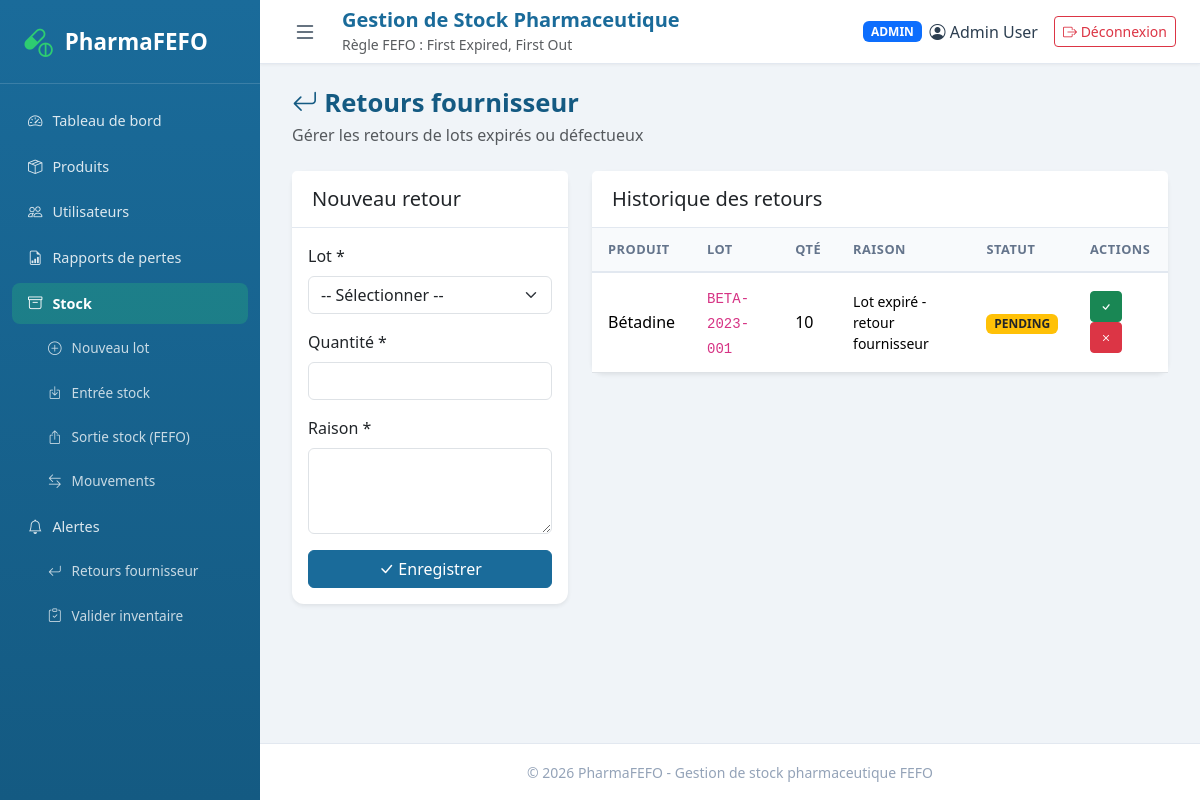
The app's page /index.php?route=stock/returns (signed in) with its own data.
### tables this page shows
CREATE TABLE returns (
    id INT AUTO_INCREMENT PRIMARY KEY,
    batch_id INT NOT NULL,
    quantity INT NOT NULL,
    reason TEXT NOT NULL,
    status ENUM('PENDING', 'APPROVED', 'REJECTED') NOT NULL DEFAULT 'PENDING',
    created_at TIMESTAMP DEFAULT CURRENT_TIMESTAMP,
    FOREIGN KEY (batch_id) REFERENCES stock_batches(id) ON DELETE CASCADE
);

CREATE TABLE products (
    id INT AUTO_INCREMENT PRIMARY KEY,
    name VARCHAR(200) NOT NULL,
    description TEXT,
    category VARCHAR(100) DEFAULT 'General',
    unit VARCHAR(50) DEFAULT 'unité',
    created_at TIMESTAMP DEFAULT CURRENT_TIMESTAMP
);

CREATE TABLE stock_batches (
    id INT AUTO_INCREMENT PRIMARY KEY,
    product_id INT NOT NULL,
    batch_number VARCHAR(100) NOT NULL,
    quantity INT NOT NULL DEFAULT 0,
    expiry_date DATE NOT NULL,
    status ENUM('ACTIVE', 'EXPIRED', 'DEPLETED') NOT NULL DEFAULT 'ACTIVE',
    created_at TIMESTAMP DEFAULT CURRENT_TIMESTAMP,
    FOREIGN KEY (product_id) REFERENCES products(id) ON DELETE CASCADE,
    INDEX idx_product_expiry (product_id, expiry_date),
    INDEX idx_expiry (expiry_date)
);

### src/helpers.php (called while the page is built, shortened)
<?php
function view(string $template, array $data = []): void
{
  extract($data);
  require __DIR__ . '/../templates/layout/header.php';
  require __DIR__ . '/../templates/' . $template . '.php';
  require __DIR__ . '/../templates/layout/footer.php';
}
function e(?string $value): string
{
  return htmlspecialchars($value ?? '', ENT_QUOTES, 'UTF-8');
}

### src/Controller/StockController.php (called while the page is built, shortened)
<?php
class StockController
{
  private StockBatchRepository $batchRepo;
  public function __construct()
  {
    $this->batchRepo = new StockBatchRepository();
  }
  public function returns(): void
  {
    $returns = $this->batchRepo->findAllReturns();
    $batches = $this->batchRepo->findAll(null, 'expired');
    $message = $_SESSION['flash_success'] ?? null;
    view('stock/returns', [
      'returns' => $returns,
      'batches' => $batches,
      'message' => $message,
    ]);
  }
}

### public/index.php (called while the page is built, shortened)
<?php
require_once __DIR__ . '/../config/database.php';
require_once __DIR__ . '/../src/helpers.php';
spl_autoload_register(function (string $class): void {
  $paths = [
    __DIR__ . '/../src/Controller/' . $class . '.php',
    __DIR__ . '/../src/Entity/' . $class . '.php',
    __DIR__ . '/../src/Repository/' . $class . '.php',
    __DIR__ . '/../src/Enum/' . $class . '.php',
  ];
  foreach ($paths as $path) {
    if (file_exists($path)) {
      return;
    }
  }
});
$route = $_GET['route'] ?? 'dashboard';
$parts = explode('/', $route);
$action = $parts[1] ?? 'index';
$controller = new $controllerName();
$controller->$action();

### config/database.php (called while the page is built)
<?php
class Database
{
  private static ?PDO $instance = null;
  private static string $host = 'localhost';
  private static string $dbname = 'pharmafefo';
  private static string $username = 'root';
  private static string $password = '123456';
  public static function getConnection(): PDO
  {
    if (self::$instance === null) {
      $dsn = 'mysql:host=' . self::$host . ';dbname=' . self::$dbname . ';charset=utf8mb4';
      self::$instance = new PDO($dsn, self::$username, self::$password, [
        PDO::ATTR_ERRMODE => PDO::ERRMODE_EXCEPTION,
        PDO::ATTR_DEFAULT_FETCH_MODE => PDO::FETCH_ASSOC,
        PDO::ATTR_EMULATE_PREPARES => false,
      ]);
    }
    return self::$instance;
  }
}

### src/Repository/StockBatchRepository.php (called while the page is built, shortened)
<?php
class StockBatchRepository
{
  private PDO $db;
  public function __construct()
  {
    $this->db = Database::getConnection();
  }
  public function findAllReturns(): array
  {
    $sql = 'SELECT r.*, sb.batch_number, p.name AS product_name
            FROM returns r
            JOIN stock_batches sb ON sb.id = r.batch_id
            JOIN products p ON p.id = sb.product_id
            ORDER BY r.created_at DESC';
    return $this->db->query($sql)->fetchAll();
  }
}

### templates/stock/returns.php (the view, shortened to what this page needs)
<div class="page-header">
  <h1><i class="bi bi-arrow-return-left"></i> Retours fournisseur</h1>
  <p class="text-muted">Gérer les retours de lots expirés ou défectueux</p>
</div>
<div class="row g-4">
  <div class="col-lg-4">
    <div class="card shadow-sm">
      <div class="card-header"><h5 class="mb-0">Nouveau retour</h5></div>
      <div class="card-body">
        <form method="POST" action="index.php?route=stock/storeReturn">
          <div class="mb-3">
            <label class="form-label">Lot *</label>
            <select name="batch_id" class="form-select" required>
              <option value="">-- Sélectionner --</option>
            </select>
          </div>
          <div class="mb-3">
            <label class="form-label">Quantité *</label>
            <input type="number" name="quantity" class="form-control" min="1" required>
          </div>
          <div class="mb-3">
            <label class="form-label">Raison *</label>
            <textarea name="reason" class="form-control" rows="3" required></textarea>
          </div>
          <button type="submit" class="btn btn-primary w-100"><i class="bi bi-check-lg"></i> Enregistrer</button>
        </form>
      </div>
    </div>
  </div>
  <div class="col-lg-8">
    <div class="card shadow-sm">
      <div class="card-header"><h5 class="mb-0">Historique des retours</h5></div>
      <div class="card-body p-0">
        <div class="table-responsive">
          <table class="table table-hover mb-0">
            <thead>
              <tr>
                <th>Produit</th>
                <th>Lot</th>
                <th>Qté</th>
                <th>Raison</th>
                <th>Statut</th>
                <th>Actions</th>
              </tr>
            </thead>
            <tbody>
              <?php if (empty($returns)): ?>
              <tr><td colspan="6" class="text-center text-muted py-4">Aucun retour</td></tr>
              <?php else: ?>
              <?php foreach ($returns as $ret): ?>
              <tr>
                <td><?= e($ret['product_name']) ?></td>
                <td><code><?= e($ret['batch_number']) ?></code></td>
                <td><?= $ret['quantity'] ?></td>
                <td class="small"><?= e($ret['reason']) ?></td>
                <td>
                  <?php
                  $statusClass = match ($ret['status']) {
                    'APPROVED' => 'bg-success',
                    'REJECTED' => 'bg-danger',
                    default => 'bg-warning text-dark',
                  };
                  ?>
                  <span class="badge <?= $statusClass ?>"><?= e($ret['status']) ?></span>
                </td>
                <td>
                  <?php if ($ret['status'] === 'PENDING'): ?>
                  <form method="POST" action="index.php?route=stock/updateReturn" class="d-inline">
                    <button type="submit" class="btn btn-sm btn-success" title="Approuver"><i class="bi bi-check"></i></button>
                  </form>
                  <form method="POST" action="index.php?route=stock/updateReturn" class="d-inline">
                    <button type="submit" class="btn btn-sm btn-danger" title="Rejeter"><i class="bi bi-x"></i></button>
                  </form>
                  <?php endif; ?>
                </td>
              </tr>
              <?php endforeach; ?>
              <?php endif; ?>
            </tbody>
          </table>
        </div>
      </div>
    </div>
  </div>
</div>

### public/css/style.css (style rules this page uses)
:root { --primary: #1a6b9a; --primary-dark: #145a82; --secondary: #2ecc71; --sidebar-width: 260px; --navbar-height: 64px; --bg-light: #f0f4f8; --text-dark: #2c3e50; --border-color: #e2e8f0; }
* { box-sizing: border-box; }
body { font-family: 'Segoe UI', system-ui, -apple-system, sans-serif; background: var(--bg-light); color: var(--text-dark); margin: 0; min-height: 100vh; }
.page-header { margin-bottom: 24px; }
.page-header h1 { font-size: 1.6rem; font-weight: 700; color: var(--primary-dark); margin-bottom: 4px; }
.card { border: none; border-radius: 12px; }
.card-header { background: #fff; border-bottom: 1px solid var(--border-color); padding: 16px 20px; font-weight: 600; }
.table thead th { background: #f8fafc; font-size: 0.8rem; text-transform: uppercase; letter-spacing: 0.5px; color: #64748b; border-bottom: 2px solid var(--border-color); padding: 12px 16px; }
.table tbody td { padding: 12px 16px; vertical-align: middle; }
.btn-primary { background: var(--primary); border-color: var(--primary); }

### records on screen
returns: products.name "Bétadine", batch.batch_number "BETA-2023-001", quantity "10", reason "Lot expiré - retour fournisseur", status "PENDING"

### other values on screen
$currentUser['role'] "ADMIN"
$currentUser['name'] "Admin User"
